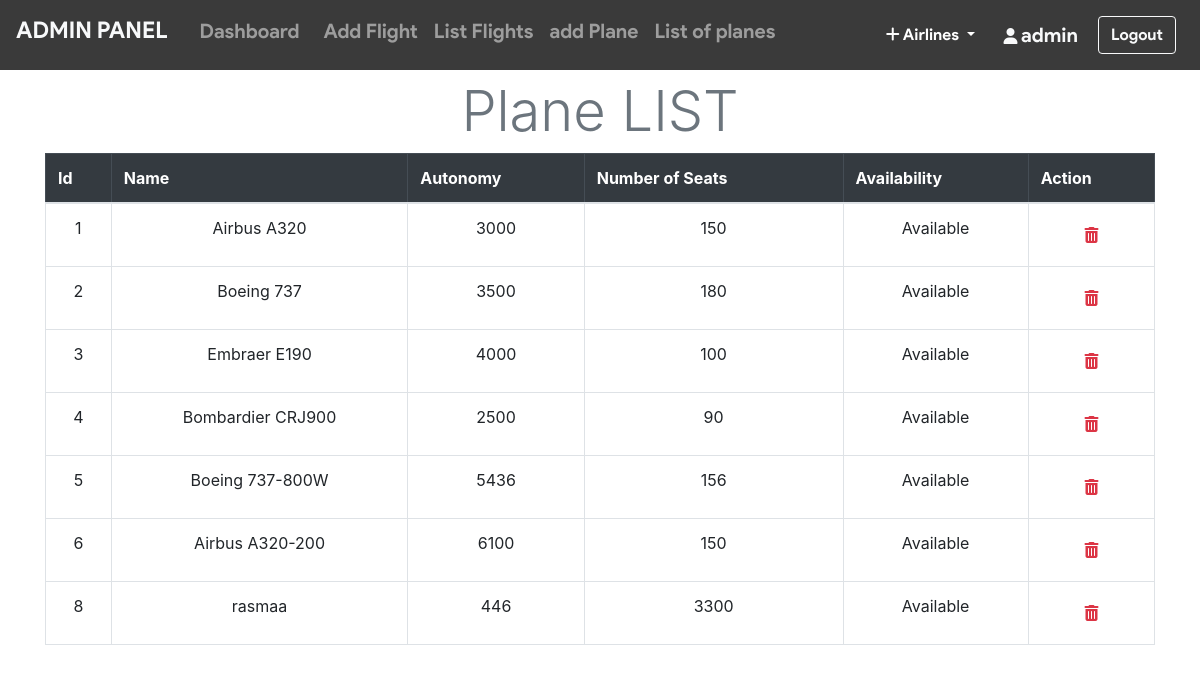
Screenshot of /admin/list_planes.php (signed in) with the database file from the repository.
### tables this page shows
CREATE TABLE `plane` (
  `autonomie` int(11) NOT NULL,
  `Nbr_place_tot` int(11) NOT NULL,
  `Disponibilite` varchar(30) NOT NULL,
  `vitesse` float DEFAULT NULL,
  `nom` varchar(255) DEFAULT NULL,
  `Id_plane` int(11) NOT NULL
);

### admin/list_planes.php (the view, shortened to what this page needs)
<?php include_once 'header.php'; ?>
<?php include_once 'footer.php'; ?>
<?php require '../helpers/init_conn_db.php';?>
<main>
    <?php if(isset($_SESSION['adminId'])) { ?>
        <div class="container-md mt-2">
            <h1 class="display-4 text-center text-secondary">Plane LIST</h1>
            <table class="table table-bordered">
                <thead class="table-dark">
                    <tr>
                        <th scope="col">Id</th>
                        <th scope="col">Name</th>
                        <th scope="col">Autonomy</th>
                        <th scope="col">Number of Seats</th>
                        <th scope="col">Availability</th>
                        <th scope="col">Action</th>
                    </tr>
                </thead>
                <tbody>
                    <?php
                    $sql = 'SELECT * FROM plane ORDER BY Id_plane ASC';
                    $result = mysqli_query($conn, $sql);
                    while ($row = mysqli_fetch_assoc($result)) {
                        echo "<tr class='text-center'>
                                <td>".$row['Id_plane']."</td>
                                <td>".$row['nom']."</td>
                                <td>".$row['autonomie']."</td>
                                <td>".$row['Nbr_place_tot']."</td>
                                <td>".$row['Disponibilite']."</td>
                                <td>
                                    <form action='list_planes.php' method='post' onsubmit='return confirmDelete()'>
                                        <input type='hidden' name='Id_plane' value='".$row['Id_plane']."'>
                                        <button class='btn' type='submit' name='del_plane'>
                                            <i class='text-danger fa fa-trash'></i>
                                        </button>
                                    </form>
                                </td>
                            </tr>";
                    }
                    ?>
                </tbody>
            </table>
        </div>
    <?php } ?>
</main>

### rows the page displays
plane: Id_plane "1", nom "Airbus A320", autonomie "3000", Nbr_place_tot "150", Disponibilite "Available"
plane: Id_plane "2", nom "Boeing 737", autonomie "3500", Nbr_place_tot "180", Disponibilite "Available"
plane: Id_plane "3", nom "Embraer E190", autonomie "4000", Nbr_place_tot "100", Disponibilite "Available"
plane: Id_plane "4", nom "Bombardier CRJ900", autonomie "2500", Nbr_place_tot "90", Disponibilite "Available"
plane: Id_plane "5", nom "Boeing 737-800W", autonomie "5436", Nbr_place_tot "156", Disponibilite "Available"
plane: Id_plane "6", nom "Airbus A320-200", autonomie "6100", Nbr_place_tot "150", Disponibilite "Available"
plane: Id_plane "8", nom "rasmaa", autonomie "446", Nbr_place_tot "3300", Disponibilite "Available"

### other values shown
$_SESSION['adminUname'] "admin"
